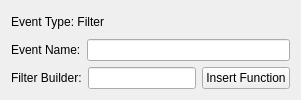
            <widget class="QWidget" name="filPage">
                <property name="minimumWidth"><number>600</number></property>
                <property name="maximumWidth"><number>600</number></property>
                <property name="sizePolicy">
                  <sizepolicy hsizetype="Fixed" vsizetype="Preferred">
                    <horstretch>0</horstretch><verstretch>0</verstretch>
                  </sizepolicy>
                </property>
                <layout class="QVBoxLayout" name="filPageLayout">
                    <item>
                        <layout class="QHBoxLayout" name="filTypeLayout">
                          <item>
                            <widget class="QLabel" name="filTypeLabel">
                            <property name="text"><string>Event Type: Filter</string></property>
                            </widget>
                          </item>
                        </layout>
                        </item>
                        <item>
                        <layout class="QHBoxLayout" name="filNameLayout">
                            <item>
                                <widget class="QLabel" name="filNameLabel">
                                <property name="text"><string>Event Name:</string></property>
                                </widget>
                            </item>
                            <item>
                                <widget class="QLineEdit" name="filNameEntry"/>
                            </item>
                        </layout>
                        </item>
                        <item>
                        <layout class="QHBoxLayout" name="filBuilderLayout">
                            <item>
                                <widget class="QLabel" name="filBuilderLabel">
                                <property name="text"><string>Filter Builder:</string></property>
                                </widget>
                            </item>
                            <item>
                                <widget class="QLineEdit" name="filBuilderEntry"/>
                            </item>
                            <item>
                                <widget class="QPushButton" name="filBuilderFunButton">
                                <property name="text">
                                    <string>Insert Function</string>
                                </property>
                                </widget>
                            </item>
                        </layout>
                        </item>
                </layout>
            </widget>
